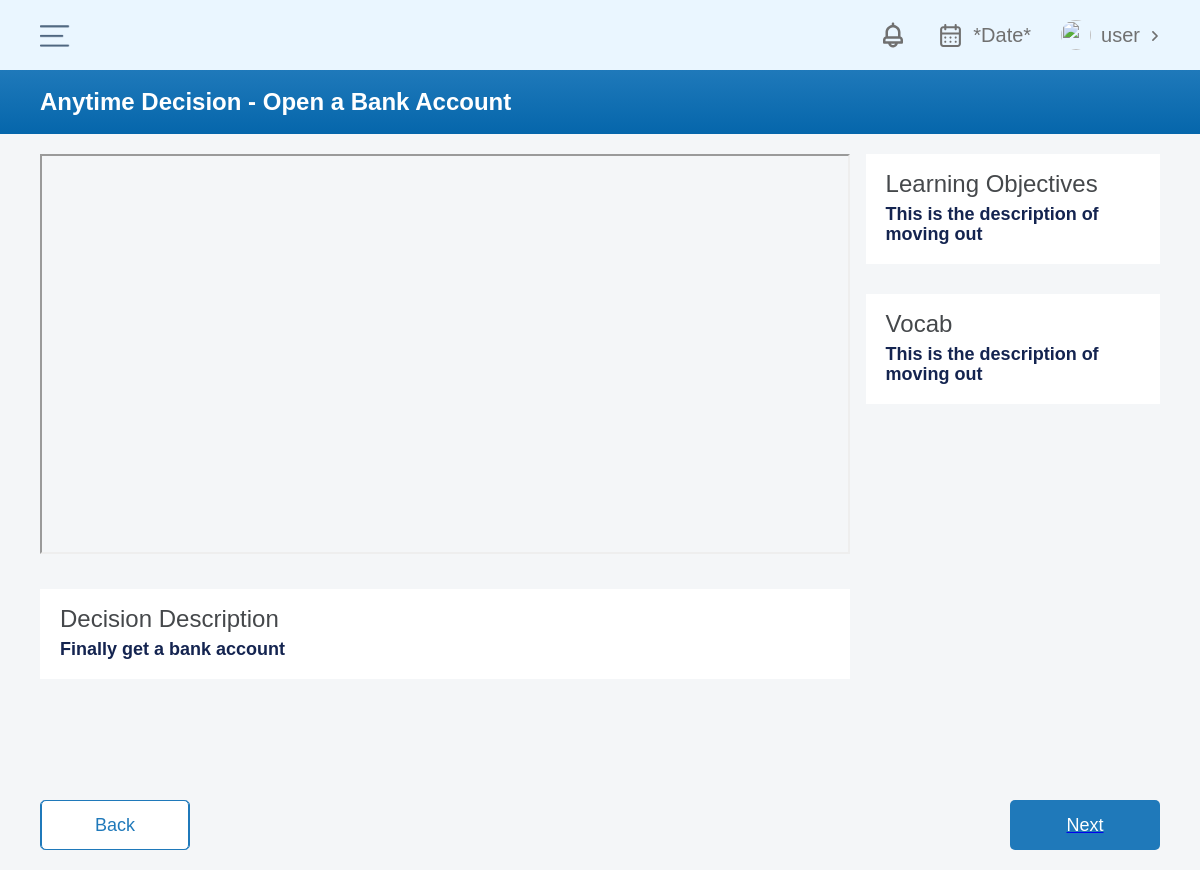
Page /anytime-decision/3/ on the committed database.
### Student/models.py (models this page shows, shortened)
class AnytimeDecision(models.Model):
    title = models.CharField(max_length=500, null=True, blank=True)
    name_id = models.CharField(max_length=500, null=True, blank=True)
    step2_path = models.CharField(max_length=500, null=True, blank=True)
    video_link = models.CharField(max_length=500, null=True, blank=True)
    decision_id = models.CharField(max_length=500, null=True, blank=True)
    description = models.TextField(max_length=500, null=True, blank=True)
    learning_objectives = models.TextField(max_length=500, null=True, blank=True)
    vocab = models.TextField(max_length=500, null=True, blank=True)
    yearly_cost = models.IntegerField(null=True, blank=True)
    monthly_cost = models.IntegerField(null=True, blank=True)
    next_btn_link = models.CharField(max_length=500, null=True, blank=True)
    img = models.ImageField(upload_to='anytimeImages/', null=True, blank=True)

### Student/views.py (the view)
# urls.py: path('<str:id>/', views.anytime_decision, name='anytime-decision'),
def anytime_decision(request, id):
    ad = AnytimeDecision.objects.get(pk=id)
    context = {
        'ad': ad
    }
    return render(request, 'Students/anytime-decision.html', context=context)

### Budget/context-processors.py (called while the page is built)
def account_info(request):
    user = request.user
    if user.is_active:
        account = Account.objects.filter(pk=request.user.pk)
        user_id = account.model.get_user_id(self=user)
        first_name = account.model.get_first_name(self=user)
        user_image = account.model.get_user_image(self=user)
        return {
            'first_name': first_name,
            'user_image': user_image,
        }
    else:
        return {
            'first_name': 'user',
            'user_image': 'img',
        }

### templates/Students/anytime-decision.html (shortened to what this page needs)
{% extends 'Students/base.html' %}
{% load static %}
{% block content %}
    <body class="body-2">
  <div class="fullpage-wrapper">
    <div class="full-page-wrapper">
      <div class="section-container">
        <div class="page-title-blue anytime-decision">
          <h1 class="heading-4">Anytime Decision - {{ ad.title }}</h1>
        </div>
      </div>
    </div>
    <div class="grid-wrapper">
      <div class="w-layout-grid grid-18 step1">
        <div id="w-node-_1ec6b8d4-8954-2eda-b421-883a183f00b4-cd267249">
          <div class="video-wrapper">
                <iframe src="{{ ad.video_link }}" title="W3Schools Free Online Web Tutorials" width="100%" height="400px" ></iframe>
          </div>
          <div id="w-node-_72f08ab3-adc3-7cf0-7027-77b91e08d9ba-cd267249" class="_20-padding-container _30-top">
            <div class="horizontal">
              <div class="_24px anytimedecision">Decision Description</div>
            </div>
            <div id="w-node-_72f08ab3-adc3-7cf0-7027-77b91e08d9bf-cd267249" class="_10-top displayed">
              <div class="_18px">{{ ad.description }}</div>
            </div>
          </div>
        </div>
        <div id="w-node-c5a806e0-724a-5949-d988-9e528c3a62f9-cd267249">
          <div id="w-node-_6eb24419-a21f-45df-39ba-9617e303e0de-cd267249" class="_20-padding-container">
            <div class="horizontal">
              <div class="_24px anytimedecision">Learning Objectives</div>
            </div>
            <div class="_10-top displayed">
              <div class="_18px">{{ ad.learning_objectives }}</div>
            </div>
          </div>
          <div id="w-node-bef59854-656b-b540-0c20-2fa52cc17a38-cd267249" class="_20-padding-container _30-top">
            <div class="horizontal">
              <div class="_24px anytimedecision">Vocab</div>
            </div>
            <div class="_10-top displayed">
              <div class="_18px">{{ ad.vocab|linebreaksbr }}</div>
            </div>
          </div>
        </div>
      </div>
    </div>
    <div class="button-wrapper bottom-spacing">
      <div class="button">
          <input type=button class="button" style="font-size: 18px" value="Back" onClick="javascript:history.go(-1);">
      </div>
        <a href="/{{ ad.next_btn_link }}">
        <div class="button next">
            <div class="button-text next">Next</div>
        </div>
      </a>
    </div>
  </div>
</body>
{% endblock %}

### static/budget/css/webflow.css (style rules this page uses)
* { -webkit-box-sizing: border-box; -moz-box-sizing: border-box; box-sizing: border-box; }
html { height: 100%; }
body { margin: 0; min-height: 100%; background-color: #fff; font-family: Arial, sans-serif; font-size: 14px; line-height: 20px; color: #333; }
h1, h2, h3, h4, h5, h6 { font-weight: bold; margin-bottom: 10px; }
h1 { font-size: 38px; line-height: 44px; margin-top: 20px; }
button, [type='button'], [type='reset'] { border: 0; cursor: pointer; -webkit-appearance: button; }

### rows in the picture
AnytimeDecision: title "Open a Bank Account", description "Finally get a bank account", learning_objectives "This is the description of moving out", vocab "This is the description of moving out"

### other values in the picture
{{ first_name }} "user"
